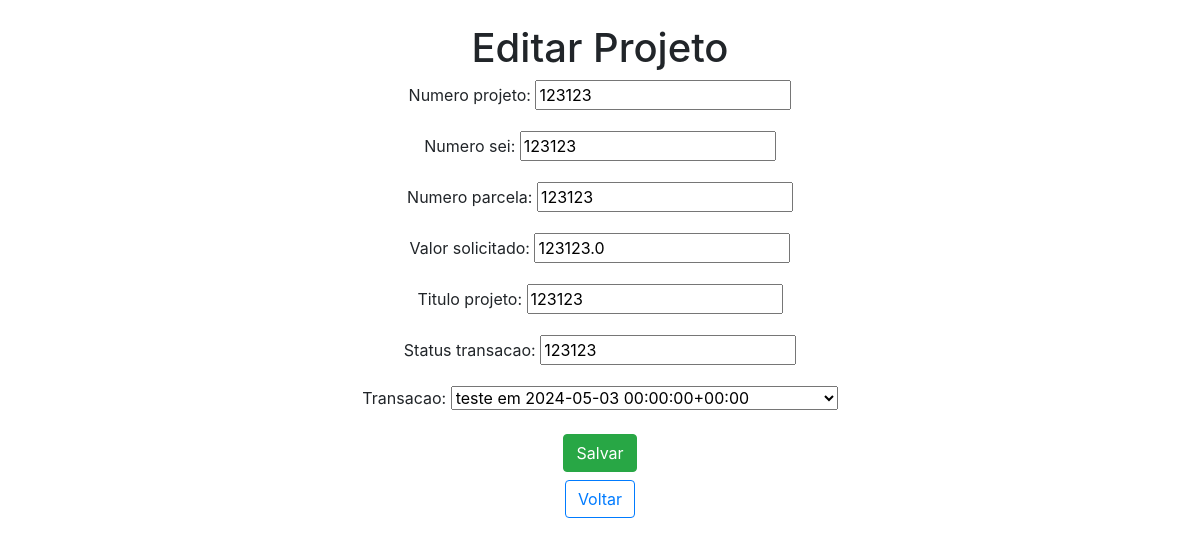
/edit_projeto/1/, run on the app's committed database.
### app/models.py (models this page shows, shortened)
class Projeto(models.Model):
    numero_projeto = models.CharField(max_length=30)
    numero_sei = models.CharField(max_length=21)
    numero_parcela = models.CharField(max_length=20)
    valor_solicitado = models.FloatField()
    titulo_projeto = models.CharField(max_length=100)
    status_transacao = models.CharField(max_length=100)
    transacao = models.ForeignKey(Transacao, on_delete=models.CASCADE)

class Transacao(models.Model):
    data_transacao = models.DateTimeField()
    status_transacao = models.CharField(max_length=100)
    usuario = models.ForeignKey(CadastroUsuario, on_delete=models.CASCADE)
    def __str__(self):
        return f"{self.status_transacao} em {self.data_transacao}"

### app/views.py (the view)
# urls.py: path("edit_projeto/<int:projeto_id>/", edit_projeto, name="edit_projeto"),
def edit_projeto(request, projeto_id):
    projeto = get_object_or_404(Projeto, pk=projeto_id)
    if request.method == 'POST':
        form = ProjetoForm(request.POST, instance=projeto)
        if form.is_valid():
            form.save()
            return redirect('projeto_html')
    else:
        form = ProjetoForm(instance=projeto)
    return render(request, 'edit_projeto.html', {'form': form})

### app/forms.py
class ProjetoForm(forms.ModelForm):
    class Meta:
        model = Projeto
        fields = [
            "numero_projeto",
            "numero_sei",
            "numero_parcela",
            "valor_solicitado",
            "titulo_projeto",
            "status_transacao",
            "transacao",
        ]

### app/templates/edit_projeto.html (shortened to what this page needs)
<!DOCTYPE html>
<html lang="en">
<head>
    <link rel="stylesheet" href="https://stackpath.bootstrapcdn.com/bootstrap/4.1.3/css/bootstrap.min.css">
</head>
<body>
  <div class="col-8 m-auto pt-4 pb-2 text-center">
        <h1>Editar Projeto</h1>
        <form method="post">
            {{ form.as_p }}
            <button type="submit" class="btn btn-success">Salvar</button>
        </form>
        <a href="{% url 'projeto_html' %}" class="btn btn-outline-primary mt-2">
             Voltar
        </a>
  </div>
</body>
</html>

### data on the page
Projeto: numero_projeto "123123", numero_sei "123123", numero_parcela "123123", valor_solicitado "123123.0", titulo_projeto "123123", status_transacao "123123", transacao "teste em 2024-05-03 00:00:00+00:00"
